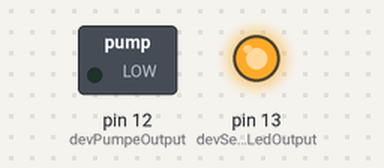
Recording of a sketch running on a simulated Arduino Uno, built with avr-gcc and run on an emulated ATmega328P. Parts: switched loads named in the sketch (green lamp = pin HIGH), output pins drawn as LEDs (lit = HIGH).

Above: at 0.1 s.
At 1.1 s:
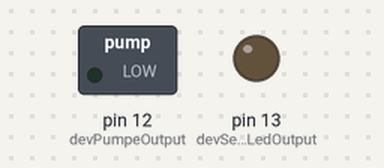
Timing chart, 0 to 2.6 s (numbered marks = the images above):
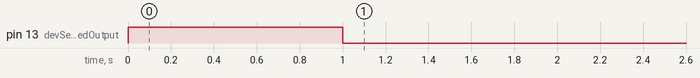

The sketch:

Wasserpumpe.ino
```cpp
const int devPumpeOutput = 12;
const int devSensorLedOutput = 13;
const int devSensorInput = 0;

void setup() {
  pinMode(devSensorInput, INPUT);
  pinMode(devPumpeOutput, OUTPUT);
  pinMode(devSensorLedOutput, OUTPUT);
}

void loop() {
  digitalWrite(devSensorLedOutput, HIGH); // Sensor starten
  delay(1000);

  while(analogRead(devSensorInput) < 310){
    digitalWrite(devPumpeOutput, HIGH);
    delay(4000);
    digitalWrite(devPumpeOutput, LOW);
    delay(10000);
  }

  digitalWrite(devSensorLedOutput, LOW); // Sensor ausschalten
  delay(900000);
}
```

Measured:
- by itself, pin 13 (devSensorLedOutput): LOW → HIGH at 0.00 s, → LOW 1.0 s later
